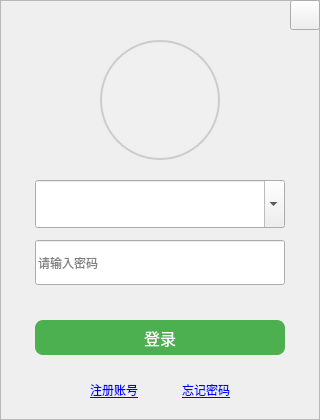
<?xml version="1.0" encoding="UTF-8"?>
<ui version="4.0">
 <class>LoginDialog</class>
 <widget class="QDialog" name="LoginDialog">
  <property name="geometry">
   <rect>
    <x>0</x>
    <y>0</y>
    <width>320</width>
    <height>420</height>
   </rect>
  </property>
  <property name="sizePolicy">
   <sizepolicy hsizetype="Fixed" vsizetype="Fixed">
    <horstretch>0</horstretch>
    <verstretch>0</verstretch>
   </sizepolicy>
  </property>
  <property name="minimumSize">
   <size>
    <width>320</width>
    <height>420</height>
   </size>
  </property>
  <property name="maximumSize">
   <size>
    <width>320</width>
    <height>420</height>
   </size>
  </property>
  <property name="windowTitle">
   <string>Login</string>
  </property>
  <widget class="QFrame" name="frame_container">
   <property name="geometry">
    <rect>
     <x>0</x>
     <y>0</y>
     <width>320</width>
     <height>420</height>
    </rect>
   </property>
   <property name="frameShape">
    <enum>QFrame::Shape::StyledPanel</enum>
   </property>
   <property name="frameShadow">
    <enum>QFrame::Shadow::Raised</enum>
   </property>
   <widget class="QLabel" name="label_avatar">
    <property name="geometry">
     <rect>
      <x>100</x>
      <y>40</y>
      <width>120</width>
      <height>120</height>
     </rect>
    </property>
    <property name="minimumSize">
     <size>
      <width>120</width>
      <height>120</height>
     </size>
    </property>
    <property name="maximumSize">
     <size>
      <width>120</width>
      <height>120</height>
     </size>
    </property>
    <property name="styleSheet">
     <string notr="true">border-radius: 60px;
background-color: #f0f0f0;
border: 2px solid #cccccc;</string>
    </property>
    <property name="scaledContents">
     <bool>true</bool>
    </property>
   </widget>
   <widget class="PasswdLineEdit" name="lineEdit_password">
    <property name="geometry">
     <rect>
      <x>35</x>
      <y>240</y>
      <width>250</width>
      <height>45</height>
     </rect>
    </property>
    <property name="minimumSize">
     <size>
      <width>250</width>
      <height>45</height>
     </size>
    </property>
    <property name="maximumSize">
     <size>
      <width>250</width>
      <height>45</height>
     </size>
    </property>
    <property name="echoMode">
     <enum>QLineEdit::EchoMode::Password</enum>
    </property>
    <property name="placeholderText">
     <string>请输入密码</string>
    </property>
   </widget>
   <widget class="QPushButton" name="button_login">
    <property name="geometry">
     <rect>
      <x>35</x>
      <y>320</y>
      <width>250</width>
      <height>35</height>
     </rect>
    </property>
    <property name="minimumSize">
     <size>
      <width>250</width>
      <height>35</height>
     </size>
    </property>
    <property name="maximumSize">
     <size>
      <width>250</width>
      <height>35</height>
     </size>
    </property>
    <property name="font">
     <font>
      <pointsize>12</pointsize>
     </font>
    </property>
    <property name="styleSheet">
     <string notr="true">background-color: #4CAF50;
color: white;
padding: 8px;
border-radius: 8px;</string>
    </property>
    <property name="text">
     <string>登录</string>
    </property>
   </widget>
   <widget class="QLabel" name="label_register">
    <property name="geometry">
     <rect>
      <x>90</x>
      <y>380</y>
      <width>60</width>
      <height>20</height>
     </rect>
    </property>
    <property name="minimumSize">
     <size>
      <width>60</width>
      <height>20</height>
     </size>
    </property>
    <property name="maximumSize">
     <size>
      <width>60</width>
      <height>20</height>
     </size>
    </property>
    <property name="text">
     <string>&lt;a href=&quot;#&quot;&gt;注册账号&lt;/a&gt;</string>
    </property>
   </widget>
   <widget class="QLabel" name="label_forgot_password">
    <property name="geometry">
     <rect>
      <x>170</x>
      <y>380</y>
      <width>60</width>
      <height>20</height>
     </rect>
    </property>
    <property name="minimumSize">
     <size>
      <width>60</width>
      <height>20</height>
     </size>
    </property>
    <property name="maximumSize">
     <size>
      <width>60</width>
      <height>20</height>
     </size>
    </property>
    <property name="text">
     <string>&lt;a href=&quot;#&quot;&gt;忘记密码&lt;/a&gt;</string>
    </property>
    <property name="alignment">
     <set>Qt::AlignmentFlag::AlignRight|Qt::AlignmentFlag::AlignTrailing|Qt::AlignmentFlag::AlignVCenter</set>
    </property>
   </widget>
   <widget class="QComboBox" name="comboBox_username">
    <property name="geometry">
     <rect>
      <x>35</x>
      <y>180</y>
      <width>250</width>
      <height>48</height>
     </rect>
    </property>
    <property name="minimumSize">
     <size>
      <width>250</width>
      <height>48</height>
     </size>
    </property>
    <property name="maximumSize">
     <size>
      <width>250</width>
      <height>48</height>
     </size>
    </property>
    <property name="editable">
     <bool>true</bool>
    </property>
    <property name="placeholderText">
     <string/>
    </property>
   </widget>
   <widget class="QPushButton" name="button_close">
    <property name="geometry">
     <rect>
      <x>290</x>
      <y>0</y>
      <width>30</width>
      <height>30</height>
     </rect>
    </property>
    <property name="sizePolicy">
     <sizepolicy hsizetype="Fixed" vsizetype="Fixed">
      <horstretch>0</horstretch>
      <verstretch>0</verstretch>
     </sizepolicy>
    </property>
    <property name="minimumSize">
     <size>
      <width>30</width>
      <height>30</height>
     </size>
    </property>
    <property name="maximumSize">
     <size>
      <width>30</width>
      <height>30</height>
     </size>
    </property>
    <property name="text">
     <string/>
    </property>
   </widget>
   <widget class="QLabel" name="label_errorhint">
    <property name="geometry">
     <rect>
      <x>10</x>
      <y>290</y>
      <width>300</width>
      <height>25</height>
     </rect>
    </property>
    <property name="minimumSize">
     <size>
      <width>300</width>
      <height>25</height>
     </size>
    </property>
    <property name="maximumSize">
     <size>
      <width>300</width>
      <height>25</height>
     </size>
    </property>
    <property name="text">
     <string/>
    </property>
    <property name="alignment">
     <set>Qt::AlignmentFlag::AlignCenter</set>
    </property>
   </widget>
  </widget>
 </widget>
 <customwidgets>
  <customwidget>
   <class>PasswdLineEdit</class>
   <extends>QLineEdit</extends>
   <header>custom/PasswdLineEdit.h</header>
  </customwidget>
 </customwidgets>
 <tabstops>
  <tabstop>comboBox_username</tabstop>
  <tabstop>lineEdit_password</tabstop>
  <tabstop>button_login</tabstop>
  <tabstop>button_close</tabstop>
 </tabstops>
 <resources/>
 <connections>
  <connection>
   <sender>button_close</sender>
   <signal>clicked()</signal>
   <receiver>LoginDialog</receiver>
   <slot>reject()</slot>
   <hints>
    <hint type="sourcelabel">
     <x>308</x>
     <y>19</y>
    </hint>
    <hint type="destinationlabel">
     <x>334</x>
     <y>73</y>
    </hint>
   </hints>
  </connection>
 </connections>
</ui>
